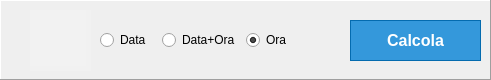
   <widget class="QFrame" name="buttonFrame">
    <property name="geometry">
     <rect>
      <x>-10</x>
      <y>251</y>
      <width>491</width>
      <height>80</height>
     </rect>
    </property>
    <property name="autoFillBackground">
     <bool>false</bool>
    </property>
    <property name="styleSheet">
     <string notr="true"/>
    </property>
    <property name="frameShape">
     <enum>QFrame::Panel</enum>
    </property>
    <property name="frameShadow">
     <enum>QFrame::Raised</enum>
    </property>
    <property name="lineWidth">
     <number>1</number>
    </property>
    <property name="midLineWidth">
     <number>0</number>
    </property>
    <widget class="QPushButton" name="btnCalcola">
     <property name="geometry">
      <rect>
       <x>350</x>
       <y>20</y>
       <width>131</width>
       <height>41</height>
      </rect>
     </property>
     <property name="font">
      <font>
       <family>Arial</family>
       <pointsize>12</pointsize>
       <weight>75</weight>
       <bold>true</bold>
       <underline>false</underline>
       <strikeout>false</strikeout>
      </font>
     </property>
     <property name="styleSheet">
      <string notr="true">QPushButton {
  background: #3498db;
  background-image: linear-gradient(to bottom, #3498db, #2980b9);
  border-radius: 28px;
  font-family: Arial;
  border: 1px solid #046baf;
  color: #ffffff;
  padding: 10px 20px 10px 20px;
  text-decoration: none;
}

QPushButton:hover:!pressed {
  background: #3cb0fd;
  background-image: linear-gradient(to bottom, #3cb0fd, #3498db);
  text-decoration: none;
}

QPushButton:pressed {
background-color: rgb(0, 124, 181);
}
</string>
     </property>
     <property name="text">
      <string>Calcola</string>
     </property>
    </widget>
    <widget class="QWidget" name="layoutWidget">
     <property name="geometry">
      <rect>
       <x>100</x>
       <y>30</y>
       <width>201</width>
       <height>20</height>
      </rect>
     </property>
     <layout class="QHBoxLayout" name="horizontalLayout_5">
      <item>
       <widget class="QRadioButton" name="radioData">
        <property name="font">
         <font>
          <pointsize>9</pointsize>
         </font>
        </property>
        <property name="text">
         <string>Data</string>
        </property>
        <property name="iconSize">
         <size>
          <width>16</width>
          <height>16</height>
         </size>
        </property>
       </widget>
      </item>
      <item>
       <widget class="QRadioButton" name="radioDataOra">
        <property name="font">
         <font>
          <pointsize>9</pointsize>
         </font>
        </property>
        <property name="text">
         <string>Data+Ora</string>
        </property>
       </widget>
      </item>
      <item>
       <widget class="QRadioButton" name="radioOra">
        <property name="font">
         <font>
          <pointsize>9</pointsize>
         </font>
        </property>
        <property name="text">
         <string>Ora</string>
        </property>
        <property name="checked">
         <bool>true</bool>
        </property>
       </widget>
      </item>
     </layout>
    </widget>
    <widget class="QLabel" name="label_Date">
     <property name="geometry">
      <rect>
       <x>30</x>
       <y>10</y>
       <width>61</width>
       <height>61</height>
      </rect>
     </property>
     <property name="styleSheet">
      <string notr="true">QLabel { background-color: rgba(255, 255, 255, 10); 
image: url(:/resources/images/date.png);
}</string>
     </property>
     <property name="text">
      <string/>
     </property>
    </widget>
    <widget class="QLabel" name="label_Time">
     <property name="geometry">
      <rect>
       <x>30</x>
       <y>10</y>
       <width>56</width>
       <height>56</height>
      </rect>
     </property>
     <property name="styleSheet">
      <string notr="true">QLabel { background-color: rgba(255, 255, 255, 10); 
image: url(:/resources/images/time.png);
}</string>
     </property>
     <property name="text">
      <string/>
     </property>
    </widget>
    <widget class="QLabel" name="label_DateTime">
     <property name="geometry">
      <rect>
       <x>30</x>
       <y>10</y>
       <width>61</width>
       <height>61</height>
      </rect>
     </property>
     <property name="styleSheet">
      <string notr="true">QLabel { background-color: rgba(255, 255, 255, 10); 
image: url(:/resources/images/datetime.png);
}</string>
     </property>
     <property name="text">
      <string/>
     </property>
    </widget>
   </widget>
